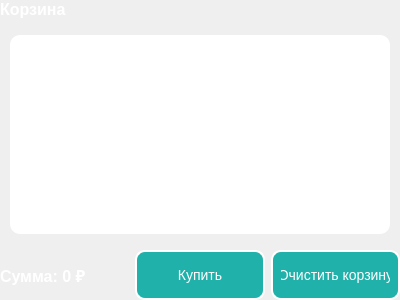
<?xml version="1.0" encoding="UTF-8"?>
<ui version="4.0">
 <class>CartWindow</class>
 <widget class="QDialog" name="CartWindow">
  <property name="geometry">
   <rect>
    <x>0</x>
    <y>0</y>
    <width>400</width>
    <height>300</height>
   </rect>
  </property>
  <property name="windowTitle">
   <string>Корзина</string>
  </property>
  <widget class="QWidget" name="centralwidget">
   <property name="geometry">
    <rect>
     <x>0</x>
     <y>0</y>
     <width>400</width>
     <height>300</height>
    </rect>
   </property>
   <property name="styleSheet">
    <string>
     QWidget {
        background: qlineargradient(spread:pad, x1:0, y1:0, x2:1, y2:1, 
                                    stop:0 #20b2aa, stop:1 #6a0dad);
        font-family: Arial, sans-serif;
     }
     QLabel {
        color: white;
        font-size: 16px;
        font-weight: bold;
     }
     QVBoxLayout {
        margin: 20px;
     }
     QScrollArea {
        border: none;
     }
     QListWidget {
        background-color: #ffffff;
        border-radius: 10px;
        padding: 10px;
        font-size: 14px;
        color: #333;
        margin: 10px;
        spacing: 10px;
        height: 180px;
     }
     QListWidget::item {
        padding: 10px 5px;
        height: 40px;   /* Добавлено для установки высоты элемента */
     }
     QPushButton {
        background-color: #20b2aa;
        color: white;
        font-size: 14px;
        border-radius: 10px;
        padding: 8px;
        border: 2px solid white;
        width: 30px;
        height: 30px;
     }
     QPushButton:hover {
        background-color: #008b8b;
        border: 2px solid #ffffff;
     }
     .clear-cart {
        background-color: #ff6347;
     }
     .clear-cart:hover {
        background-color: #e74c3c;
     }
    </string>
   </property>
   <layout class="QVBoxLayout" name="verticalLayout">
    <item>
     <widget class="QLabel" name="cartTitle">
      <property name="text">
       <string>Корзина</string>
      </property>
     </widget>
    </item>
    <item>
     <widget class="QListWidget" name="itemsList"/>
    </item>
    <item>
     <layout class="QHBoxLayout" name="bottomBar">
      <item>
       <widget class="QLabel" name="totalSumLabel">
        <property name="text">
         <string>Сумма: 0 ₽</string>
        </property>
       </widget>
      </item>
      <item>
       <widget class="QPushButton" name="buyButton">
        <property name="text">
         <string>Купить</string>
        </property>
       </widget>
      </item>
      <item>
       <widget class="QPushButton" name="clearCartButton">
        <property name="styleSheet">
         <string>
          .clear-cart {
             background-color: #ff6347;
          }
          .clear-cart:hover {
             background-color: #e74c3c;
          }
         </string>
        </property>
        <property name="text">
         <string>Очистить корзину</string>
        </property>
       </widget>
      </item>
     </layout>
    </item>
   </layout>
  </widget>
 </widget>
 <resources/>
 <connections/>
</ui>
